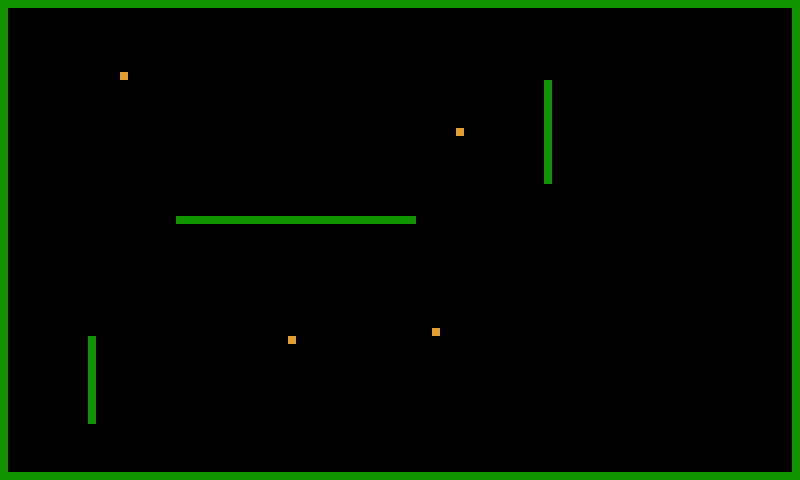

A 2D game scene composited from a Tiled map and its tileset images. What follows is a short description and the map's XML, with each tile layer's data collapsed to a summary:
An orthogonal 100x60 tile map with 8x8 px tiles, 2 tile layers (background, graphics) and 11 objects.

<map version="1.0" orientation="orthogonal" renderorder="right-down" width="100" height="60" tilewidth="8" tileheight="8" nextobjectid="16">
 <tileset firstgid="1" name="tileset_gutter" tilewidth="8" tileheight="8" spacing="2" margin="1" tilecount="2950" columns="59">
  <image source="tileset_gutter.png" width="594" height="504" />
 </tileset>
 <layer name="background" width="100" height="60">
  <data>[6000 cells, 6000 non-empty, 2 distinct tile ids]</data>
 </layer>
 <layer name="graphics" width="100" height="60">
  <data>[6000 cells, 4 non-empty, 1 distinct tile ids]</data>
 </layer>
 <objectgroup name="coins">
  <object id="12" x="120.545" y="72.7273" width="6.72727" height="6.90909" />
  <object id="13" x="455.818" y="128.727" width="7.81818" height="7.27273" />
  <object id="14" x="432.75" y="329.25" width="6.25" height="6.25" />
  <object id="15" x="288.5" y="336.25" width="7.25" height="7.75" />
 </objectgroup>
 <objectgroup name="walls">
  <object id="5" x="2" y="1.33333" width="799.333" height="8" />
  <object id="6" x="0.666667" y="2" width="7.33333" height="479.333" />
  <object id="7" x="3.33333" y="470.667" width="801.333" height="9.33333" />
  <object id="8" x="794" y="2.66667" width="5.33333" height="468.667" />
  <object id="9" x="544.75" y="81" width="7.5" height="102.5" />
  <object id="10" x="176.5" y="216" width="239.75" height="8.25" />
  <object id="11" x="88.75" y="337.5" width="6.75" height="86.5" />
 </objectgroup>
</map>
